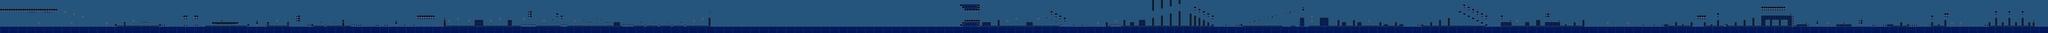

This is a level from a 2D game, rendered from its Tiled map with the project's own tilesets. A one-line summary and the map file follow, with tile-layer data summarised:
An orthogonal 928x15 tile map with 16x16 px tiles, 2 tile layers (SP, ...), 2 tilesets.

<map version="1.10" tiledversion="1.10.2" orientation="orthogonal" renderorder="right-down" width="928" height="15" tilewidth="16" tileheight="16" infinite="0" nextlayerid="3" nextobjectid="1">
 <editorsettings>
  <export target="Room1.csv" format="csv" />
 </editorsettings>
 <tileset firstgid="1" name="famidash" tilewidth="16" tileheight="16" tilecount="240" columns="16">
  <image source="../gfx/famidash.bmp" width="256" height="240" />
 </tileset>
 <tileset firstgid="241" name="sprites" tilewidth="16" tileheight="16" tilecount="16" columns="16">
  <image source="../gfx/sprites.png" width="256" height="16" />
 </tileset>
 <layer id="1" width="928" height="15" opacity="0.49">
  <data>[13920 cells, 13920 non-empty, 32 distinct tile ids]</data>
 </layer>
 <layer id="2" name="SP" width="928" height="15">
  <data>[13920 cells, 3 non-empty, 2 distinct tile ids]</data>
 </layer>
</map>
